Frame 1 (no input): blank canvas, image omitted
Frame 60 (no input): blank canvas, image omitted
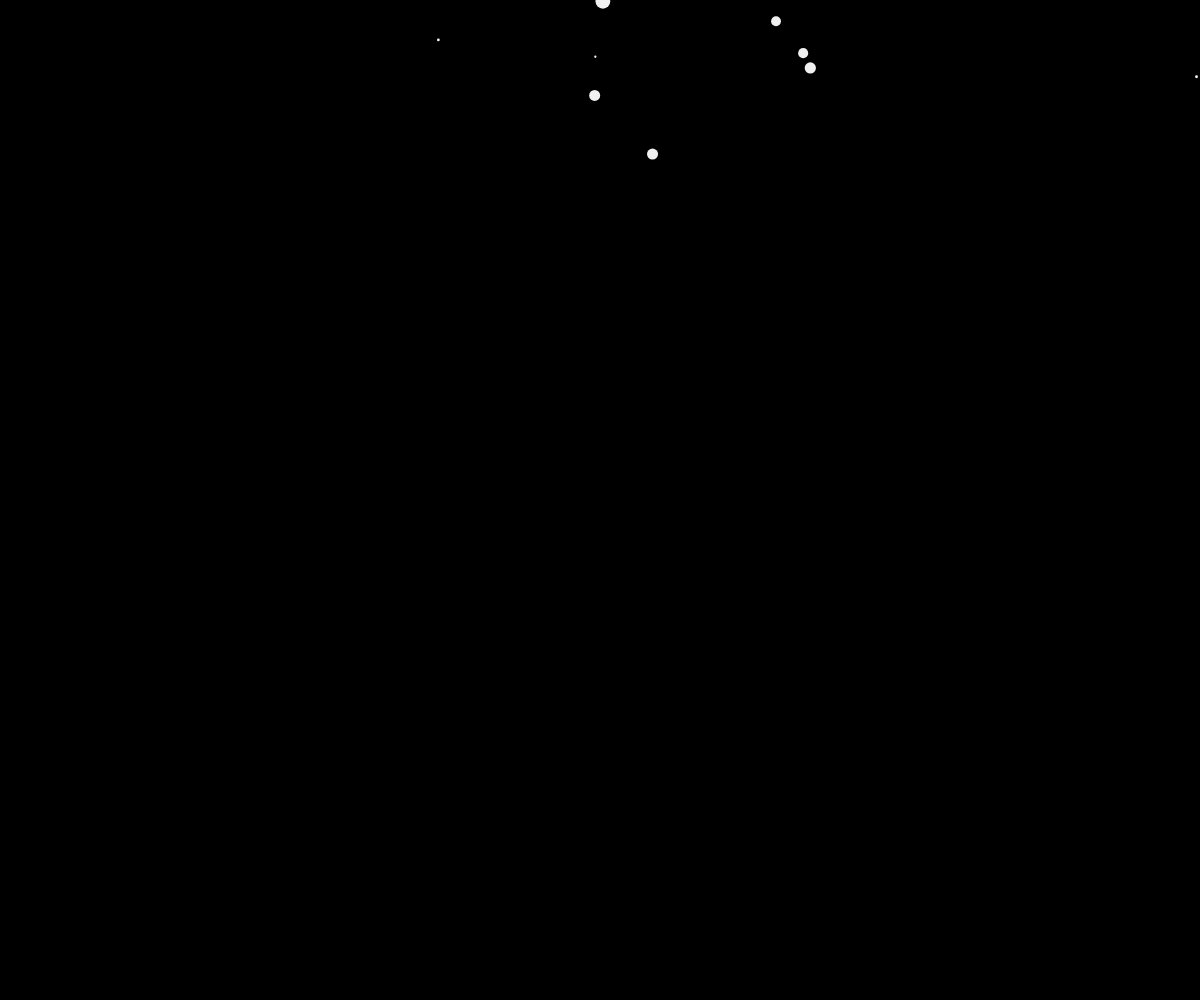
Frame 120 (the mouse pressed at the canvas centre since frame 60)

The p5.js sketch whose frames 1 and 60 were blank and that drew this single picture after the mouse press (run headless with seeded random() and noise() and a simulated clock; from frame 60 on, the mouse is pressed at the canvas centre):

// p5.js sketch
// ── sketch.js
let snowflakes = [];

// Define the Snowflake class
class Snowflake {
  constructor() {
    this.position = createVector(random(width), -100);
    this.velocity = createVector(random(-1, 2), random(1, 3));
    this.size = random(2, 15);
  }
  
  // Update position based on velocity
  update() {
    this.position.add(this.velocity);
    // Remove the snowflake if it's off the screen
    for (let i = snowflakes.length - 1; i >= 0; i--) {
      if (snowflakes[i].position.y > height) {
        //remove the particle from the array
        snowflakes.splice(i, 1);
      }
    }
  }
  
  display() {
    ellipse(this.position.x, this.position.y, this.size);
  }
}

// Create a different type of Snowflake that inherits from the Snowflake class
class FancySnowflake extends Snowflake {
  constructor() {
    // Inherit everything from the Snowflake class
    super();
    this.color = color(random(100, 255), random(100, 255), random(100, 255));
  }
  // Override the display function to use this snowflake's color
  display() {
    fill(this.color);
    super.display();
  }
}





function setup() {
  createCanvas(windowWidth, windowHeight);
  fill(240);
  noStroke();
}

function draw() {
  background('black');
  
  // Possibly add a new snowflake
  if (random(1) < 0.1) {
    snowflakes.push(new Snowflake()); // Add a regular snowflake
  }
  
  for (let flake of snowflakes) {
    flake.update(); // Update snowflake position
    flake.display(); // Draw snowflake
  }
}


function windowResized() {
  resizeCanvas(windowWidth, windowHeight);
}
